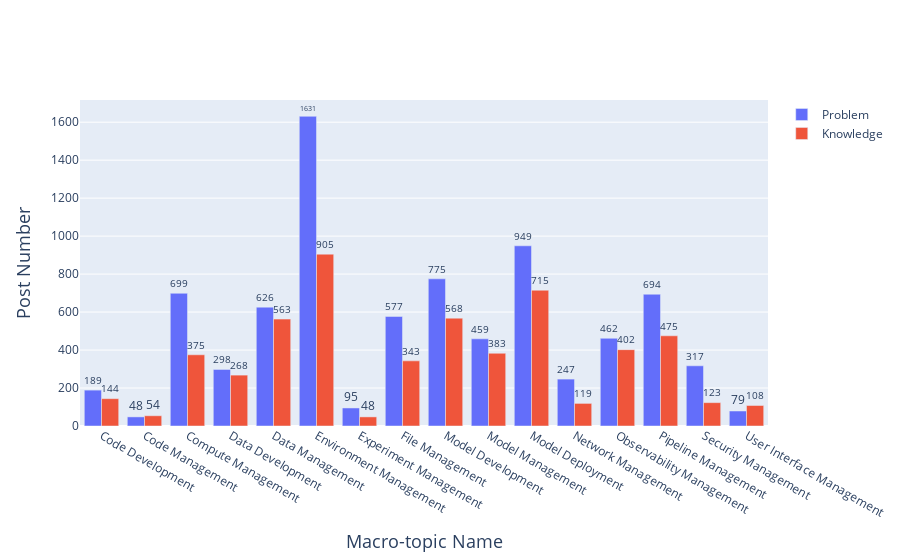

The cell this chart's notebook holds for it:
### Code cell
df = pd.read_json(os.path.join(path_rq12, 'macro-topics.json'))

categories = []
frequency_p = []
frequency_k = [] 

for index, group in df.groupby('Challenge_topic_macro'):
    categories.append(macro_topic_indexing[index])
    frequency_p.append(len(group[group['Challenge_type'] == 'problem']))
    frequency_k.append(len(group[group['Challenge_type'] == 'knowledge']))
    
fig = go.Figure(data=[
    go.Bar(name='Problem', x=categories, y=frequency_p, text=frequency_p, textposition='outside'),
    go.Bar(name='Knowledge', x=categories, y=frequency_k, text=frequency_k, textposition='outside')
])

fig.update_layout(
    barmode='group',
    xaxis_title="Macro-topic Name",
    yaxis_title="Post Number",
    xaxis=dict(title_font=dict(size=18)), 
    yaxis=dict(title_font=dict(size=18)),
)
fig.show()
pio.full_figure_for_development(fig, warn=False)
fig.write_image(os.path.join(path_rq12, 'Macro-topics frequency histogram.pdf'), engine="kaleido")

### Figure 1 — Plotly figure (JSON) as saved in the notebook; plotly's stock layout.template omitted (floating-point values rounded to 4 significant figures)
{"data": [{"name": "Problem", "text": ["189", "48", "699", "298", "626", "1631", "95", "577", "775", "459", "949", "247", "462", "694", "317", "79"], "textposition": "outside", "type": "bar", "x": ["Code Development", "Code Management", "Compute Management", "Data Development", "Data Management", "Environment Management", "Experiment Management", "File Management", "Model Development", "Model Management", "Model Deployment", "Network Management", "Observability Management", "Pipeline Management", "Security Management", "User Interface Management"], "y": [189, 48, 699, 298, 626, 1631, 95, 577, 775, 459, 949, 247, 462, 694, 317, 79]}, {"name": "Knowledge", "text": ["144", "54", "375", "268", "563", "905", "48", "343", "568", "383", "715", "119", "402", "475", "123", "108"], "textposition": "outside", "type": "bar", "x": ["Code Development", "Code Management", "Compute Management", "Data Development", "Data Management", "Environment Management", "Experiment Management", "File Management", "Model Development", "Model Management", "Model Deployment", "Network Management", "Observability Management", "Pipeline Management", "Security Management", "User Interface Management"], "y": [144, 54, 375, 268, 563, 905, 48, 343, 568, 383, 715, 119, 402, 475, 123, 108]}], "layout": {"barmode": "group", "xaxis": {"title": {"font": {"size": 18}, "text": "Macro-topic Name"}}, "yaxis": {"title": {"font": {"size": 18}, "text": "Post Number"}}}}
